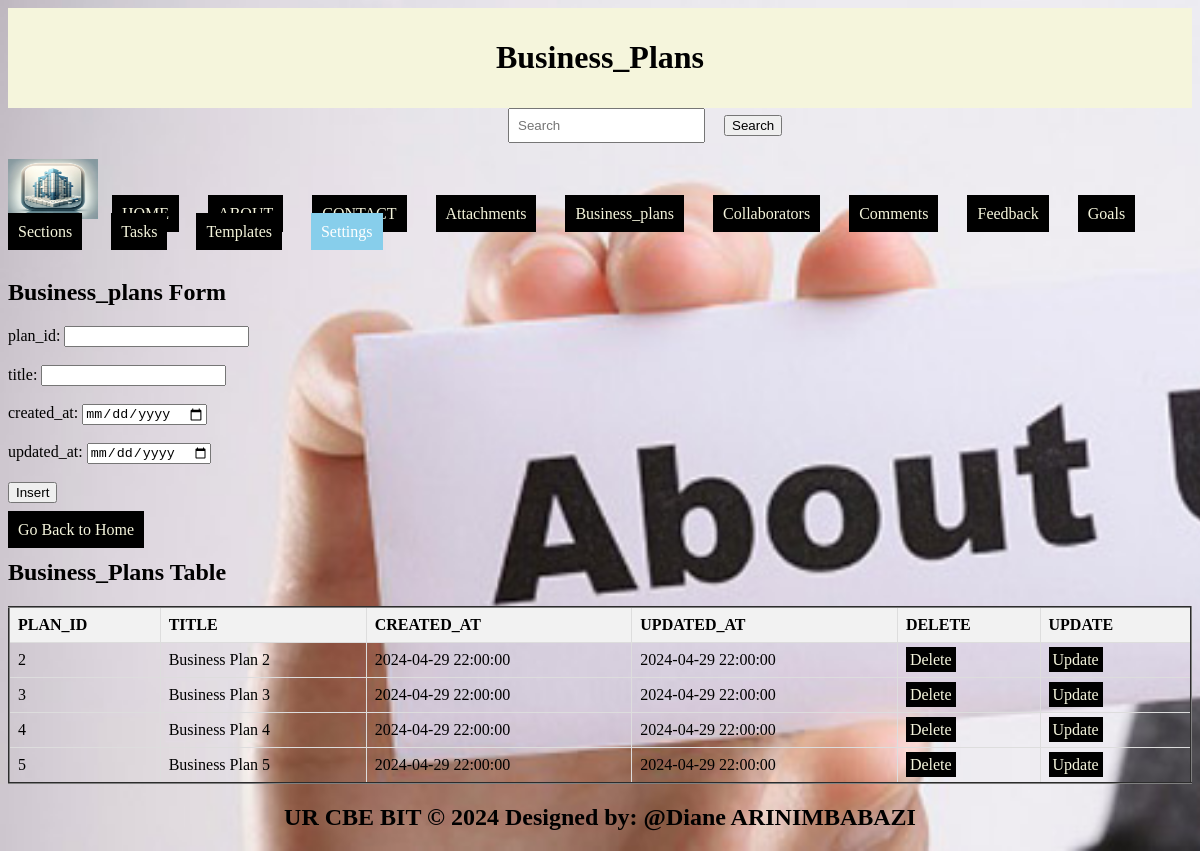
Page /business_plans.php on the committed database.
### tables this page shows
CREATE TABLE `business_plans` (
  `plan_id` int(11) NOT NULL,
  `title` varchar(255) NOT NULL,
  `created_at` timestamp NOT NULL DEFAULT current_timestamp(),
  `updated_at` timestamp NOT NULL DEFAULT current_timestamp() ON UPDATE current_timestamp()
);

### business_plans.php (the view, shortened to what this page needs)
<!DOCTYPE html>
<html lang="en">
<head>
  <link rel="stylesheet" type="text/css" href="style.css" title="style 1" media="screen, tv, projection, handheld, print"/>
</head>
<body style="background-image: url('./Images/ab.jpg');background-repeat: no-repeat;background-size:cover;">
  <header>
    <h1>Business_Plans</h1>
  </header>
  <form class="d-flex" role="search" action="search.php">
    <input class="form-control me-2" type="search" placeholder="Search" aria-label="Search" name="query">
    <button class="btn btn-outline-success" type="submit">Search</button>
  </form>
  <ul style="list-style-type: none; padding: 0;">
    <li style="display: inline; margin-right: 10px;">
      <img src="./Images/logo.png" width="90" height="60" alt="Logo">
    </li>
    <li style="display: inline; margin-right: 10px;"><a href="./home.html">HOME</a>
    </li>
    <li style="display: inline; margin-right: 10px;"><a href="./about.html">ABOUT</a>
    </li>
    <li style="display: inline; margin-right: 10px;"><a href="./contact.html">CONTACT</a>
    </li>
    <li style="display: inline; margin-right: 10px;"><a href="./attachments.php">Attachments</a>
    </li>
    <li style="display: inline; margin-right: 10px;"><a href="./business_plans.php">Business_plans</a>
    </li>
    <li style="display: inline; margin-right: 10px;"><a href="./collaborators.php">Collaborators</a>
    </li>
    <li style="display: inline; margin-right: 10px;"><a href="./comments.php">Comments</a>
    </li>
    <li style="display: inline; margin-right: 10px;"><a href="./feedback.php">Feedback</a>
    </li>
    <li style="display: inline; margin-right: 10px;"><a href="./goals.php">Goals</a>
    </li>
    <li style="display: inline; margin-right: 10px;"><a href="./sections.php">Sections</a>
    </li>
    <li style="display: inline; margin-right: 10px;"><a href="./tasks.php">Tasks</a>
    </li>
    <li style="display: inline; margin-right: 10px;"><a href="./templates.php">Templates</a>
    </li>
  <li class="dropdown" style="display: inline; margin-right: 10px;">
      <a href="#" style="padding: 10px; color:white; background-color: skyblue; text-decoration: none; margin-right: 15px;">Settings</a>
    </li><br><br>
  </ul>
<section>
    <h1>Business_plans Form</h1>
    <form method="post" onsubmit="return confirm('Are you sure you want to insert this record?');">
      <label for="plan_id">plan_id:</label>
      <input type="number" id="plan_id" name="plan_id"><br><br>
      <label for="title">title:</label>
      <input type="text" id="title" name="title" required><br><br>
      <label for="created_at">created_at:</label>
      <input type="date" id="created_at" name="created_at"><br><br>
      <label for="updated_at">updated_at:</label>
      <input type="date" id="updated_at" name="updated_at"><br><br>
      <input type="submit" name="add" value="Insert"><br><br>
      <a href="./home.html">Go Back to Home</a>
    </form>
    <h2>Business_Plans Table</h2>
    <table border="2">
      <tr>
        <th>PLAN_ID</th>
        <th>TITLE</th>
        <th>CREATED_AT</th>
        <th>UPDATED_AT</th>
        <th>DELETE</th>
        <th>UPDATE</th>
      </tr>
      <?php
        include('database_connection.php');
        $sql = "SELECT * FROM business_plans";
        $result = $connection->query($sql);
        if ($result->num_rows > 0) {
            while ($row = $result->fetch_assoc()) {
                $plan_id = $row['plan_id'];
                echo "<tr>
                  <td>" . $row['plan_id'] . "</td>
                  <td>" . $row['title'] . "</td>
                  <td>" . $row['created_at'] . "</td>
                  <td>" . $row['updated_at'] . "</td>
                  <td><a style='padding:4px' href='Delete_business_plans.php?plan_id=$plan_id'>Delete</a></td>
                  <td><a style='padding:4px' href='update_business_plans.php?plan_id=$plan_id'>Update</a></td>
                </tr>";
            }
        } else {
            echo "<tr><td colspan='7'>No data found</td></tr>";
        }
      ?>
    </table>
  </section>
  <footer>
    <center>
      <b><h2>UR CBE BIT &copy 2024 Designed by: @Diane ARINIMBABAZI</h2></b>
    </center>
  </footer>
</body>
</html>

### business_plans.php (style rules this page uses)
a { padding: 10px; color: white; background-color:black; text-decoration: none; margin-right: 15px; }
a:link { color: beige; }
button.btn { margin-left: 15px; margin-top: 4px; }
input.form-control { margin-left: 500px; padding: 8px; }
table { width: 100%; border-collapse: collapse; }
th, td { border: 1px solid #ddd; padding: 8px; text-align: left; }
th { background-color: #f2f2f2; }
header { background-color: beige; padding: 10px; text-align: center; }
.dropdown { position: relative; display: inline; margin-right: 10px; }

### rows in the picture
business_plans: plan_id "2", title "Business Plan 2", created_at "2024-04-29 22:00:00", updated_at "2024-04-29 22:00:00"
business_plans: plan_id "3", title "Business Plan 3", created_at "2024-04-29 22:00:00", updated_at "2024-04-29 22:00:00"
business_plans: plan_id "4", title "Business Plan 4", created_at "2024-04-29 22:00:00", updated_at "2024-04-29 22:00:00"
business_plans: plan_id "5", title "Business Plan 5", created_at "2024-04-29 22:00:00", updated_at "2024-04-29 22:00:00"
